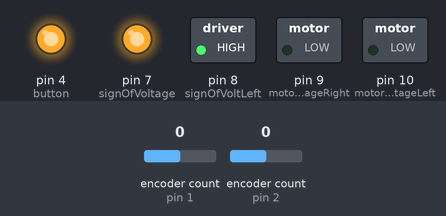
Recording of a sketch running on a simulated Arduino Uno, built with avr-gcc and run on an emulated ATmega328P. Shown: switched loads named in the sketch (green lamp = pin HIGH), output pins drawn as LEDs (lit = HIGH). The test bench sets the inputs (shaded band); at power-on: encoder count (sensors on pin 1, pin 2) 0. What the sketch prints to the serial monitor is not drawn.

Above: at 1.2 s.
1.3 s: encoder count (sensor on pin 1) set to 1
At 2.4 s:
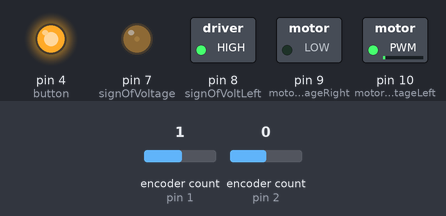
2.8 s: encoder count (sensor on pin 2) set to 1
At 4.0 s:
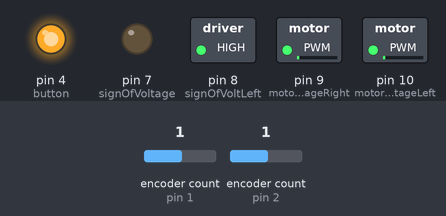
4.3 s: encoder count (sensor on pin 1) set to 0
At 4.7 s:
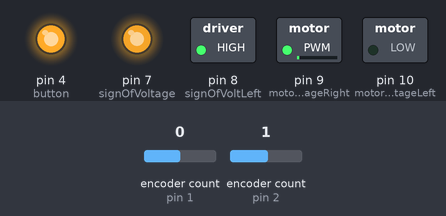
5.8 s: encoder count (sensor on pin 2) set to 0
At 6.6 s:
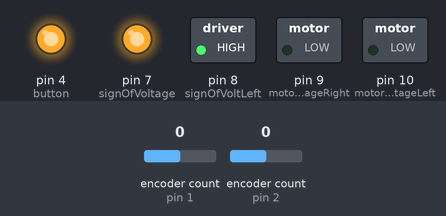
7.3 s: encoder count (sensor on pin 1) set to -1
At 7.8 s:
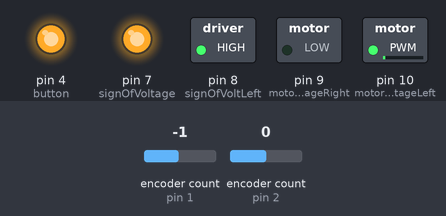
8.8 s: encoder count (sensor on pin 2) set to -1
At 10.1 s:
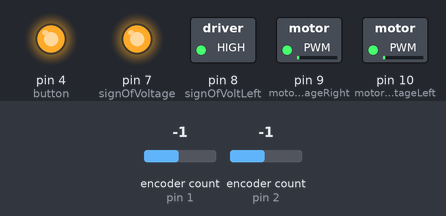
Timing chart, 0 to 11.3 s (numbered marks = the images above; inputs shaded):
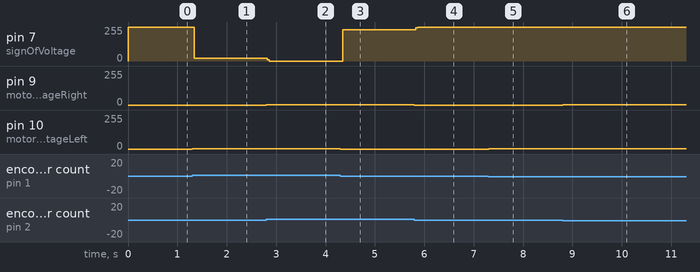

Measured:
- after the input at 1.3 s, pin 7 (signOfVoltage): 255/255 → 19/255 at once; pin 10 (motorVoltageLeft): 0/255 → 1/255 at once
- after the input at 2.8 s, pin 7 (signOfVoltage): 19/255 → 0/255 at once; pin 9 (motorVoltageRight): 0/255 → 1/255 at once
- after the input at 4.3 s, pin 7 (signOfVoltage): 0/255 → 236/255 at once; pin 10 (motorVoltageLeft): 1/255 → 0/255 at once
- after the input at 5.8 s, pin 7 (signOfVoltage): 236/255 → 255/255 at once; pin 9 (motorVoltageRight): 1/255 → 0/255 at once
- after the input at 7.3 s, pin 10 (motorVoltageLeft): 0/255 → 1/255 at once
- after the input at 8.8 s, pin 9 (motorVoltageRight): 0/255 → 1/255 at once

The sketch:

demo1.ino
```cpp
#include "Encoder.h" //this gives us access to the encoder.h files
#define output2A 1 //this pin is output A for the encoder motor 2
#define output2B 3 //this pin is output B for the encoder motor 2
#define outputA 2 //this pin is output A for the encoder motor 1
#define outputB 5 // this pin is output B for the encoder motor 1
#define motorVoltageRight 9 //this is one of the two voltage pwm pins we could have picked
#define motorVoltageLeft 10//thi is for the second motor voltage and a pwm pin
#define button 4 // this pin is for setting the interupt
#define signOfVoltage 7 // this is what direction the wheel will turn motor 1
#define signOfVoltLeft 8
#define flagIndicator 12 // this pin is if there is a flag

//the following line of code sets up the encoder to read from outputs a and b and will be used throughout the code
//using the encoder.h file allows us to simplify the code
Encoder motorRight(outputA, outputB);
Encoder motorLeft(output2A, output2B);

float controlSignal; //this variable is used in controller function
float desiredVoltage; //this is the desired voltage not in PWM

float desiredVoltagePWM; //this is the desired voltage in PWM

float Kp = 5; // design value based on simulation
float Ki = 0; // design value based on simulation
int overallTime; // this keeps track of the overall time it takes the loop to complete
int startTime=0; // this is the time the loop starts
int startPosition; // this is the start position of the encoder at the beginning of the loop
int currentCountsRight; // this is the counts that the encoder is currently at in the loop
int currentCountsLeft;
float currentAngleRight; // this the angle that the encoder is currently at in the loop
float currentAngleLeft;
int dr;
int dl;
int drold;
int dlold;
int angRightVel;
int angLeftVel;
float startAngle; // this is the starting angle that the encoder is at the beginning of the loop
int FIXED_CYCLE_TIME = 10; // unit is in ms
float pi = 3.1415; // known constant
int cpr = 3200; // counts per rotation known from the motor data sheet
float desiredAngle; // stores what the input from the PI means
String data; // input from the PI
int dataInt;
bool DataRead; // makes sure that the data read from the PI is being sent correctly


void setup() {
  // put your setup code here, to run once:
  Serial.begin(115200);
  //set up all of my output pins
  pinMode(button, OUTPUT);
  digitalWrite(button, HIGH);

  pinMode(signOfVoltage,OUTPUT);
  digitalWrite(signOfVoltage, HIGH);

  pinMode(signOfVoltLeft,OUTPUT);
  digitalWrite(signOfVoltLeft, HIGH);

  pinMode(motorVoltageRight, OUTPUT);
  pinMode(motorVoltageLeft, OUTPUT);

  //set all of my input pins
  pinMode(flagIndicator, INPUT);
}

void loop() {
  // put your main code here, to run repeatedly:
  //reads time at begining of loop
  startTime = millis();

  //calls the function that determines what the desired angle is based on what is read in from the PI
  dataInt = data.toInt();
  desiredAngle = pi*dataInt/2;
  Serial.print(desiredAngle);
  //reads the current state of the encoder in counts
  currentCountsRight = motorRight.read(); // this is reading the current counts from the encoder
  currentCountsLeft = motorLeft.read();

  //the equation to get angle from counts is counts*2*pi/counts per rotation
  //the final units are radians
  currentAngleRight = (float)currentCountsRight*2*pi/(float)cpr;
  currentAngleLeft = (float)currentCountsLeft*2*pi/(float)cpr;

  controllerOne(desiredAngle, currentAngleRight);
  controllerTwo(desiredAngle, currentAngleLeft);

  //reads time at end of loop
  overallTime = millis();

  dr = motorRight.read();
  angRightVel = (dr-drold)/(overallTime-startTime);
  drold = dr;

  dl = motorLeft.read();
  angLeftVel = (dl-dlold) / (overallTime-startTime);
  dlold = dl;
}

//the contoller function implements the controller designed in the arduino code
void controllerOne(float desiredAngle,float currentAngle){
  //the function takes in the desired angle and the current angle that the encoder is at

  //the desired voltage is determined by how large the difference between the desired and current angle
  //multiplied by the Kp value found. Since our KI value from our controller was zero that part is not implemented
  desiredVoltage = (float)Kp*(desiredAngle - currentAngle);

  //the desired boltage must be converted to a PWM value because that is what the motorVoltage can interpret
  desiredVoltagePWM = (float)desiredVoltage*255/7.5;

  //this checks the sign of the voltage
  if( desiredVoltagePWM <0){
    //if it is less than zero it is negative
    digitalWrite(signOfVoltage,false);
  }else{
    //if it is greater than zero it is positive
    digitalWrite(signOfVoltage, true);
  }

  //this takes the unsigned PWM value
  controlSignal = abs(desiredVoltagePWM);

  //In the chance the the desired voltage exceeds 7.5 volts we can not meet those requirements, so we set
  //the voltage to the maximum possible PWM value of 255.
  if(controlSignal >255){
    controlSignal = 255;
  }
  //this writes to the pin that controls the voltage the voltage we derived.
  analogWrite(motorVoltageRight, controlSignal);
  startPosition = currentAngle;
}
void controllerTwo(float desiredAngle,float currentAngle){
  //the function takes in the desired angle and the current angle that the encoder is at

  //the desired voltage is determined by how large the difference between the desired and current angle
  //multiplied by the Kp value found. Since our KI value from our controller was zero that part is not implemented
  desiredVoltage = (float)Kp*(desiredAngle - currentAngle);

  //the desired boltage must be converted to a PWM value because that is what the motorVoltage can interpret
  desiredVoltagePWM = (float)desiredVoltage*255/7.5;

  //this checks the sign of the voltage
  if( desiredVoltagePWM <0){
    //if it is less than zero it is negative
    digitalWrite(signOfVoltage,false);
  }else{
    //if it is greater than zero it is positive
    digitalWrite(signOfVoltage, true);
  }

  //this takes the unsigned PWM value
  controlSignal = abs(desiredVoltagePWM);

  //In the chance the the desired voltage exceeds 7.5 volts we can not meet those requirements, so we set
  //the voltage to the maximum possible PWM value of 255.
  if(controlSignal >255){
    controlSignal = 255;
  }
  //this writes to the pin that controls the voltage the voltage we derived.
  analogWrite(motorVoltageLeft, controlSignal);
  startPosition = currentAngle;
}
```
